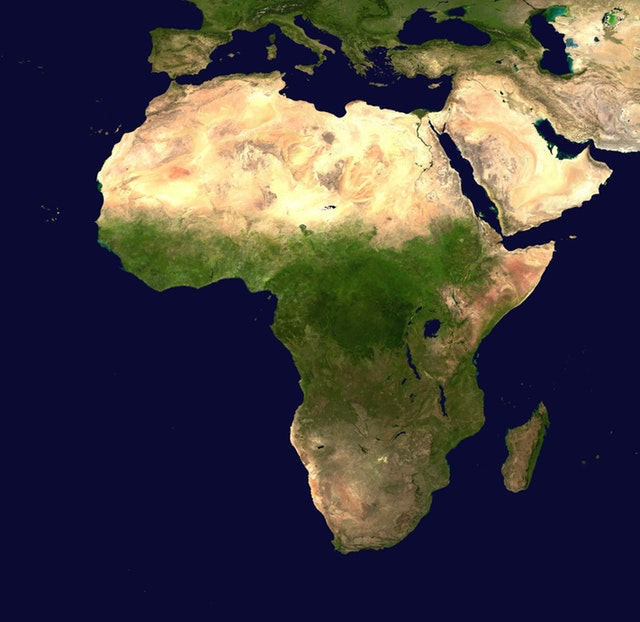
#> input picture Src/map.jpg, 640 x 622 px, found by its file name
$ python contexhull.py
#> lines starting #> are read from the running program, lines starting #| are printed output that depends on the picture; after the words box and inside, x2 and y2 are one past the last pixel; in counts of white or black regions, pixels touching at a corner belong together
import cv2
import numpy as np

#convexhull:dışnukey örtü
img=cv2.imread("C:\OpenCV\OpenCv_Uygulamar_1\Src\map.jpg")
#> img is the input picture: shape (622, 640, 3); mean B, G, R 66.4, 64, 68.6
gray=cv2.cvtColor(img,cv2.COLOR_BGR2GRAY)
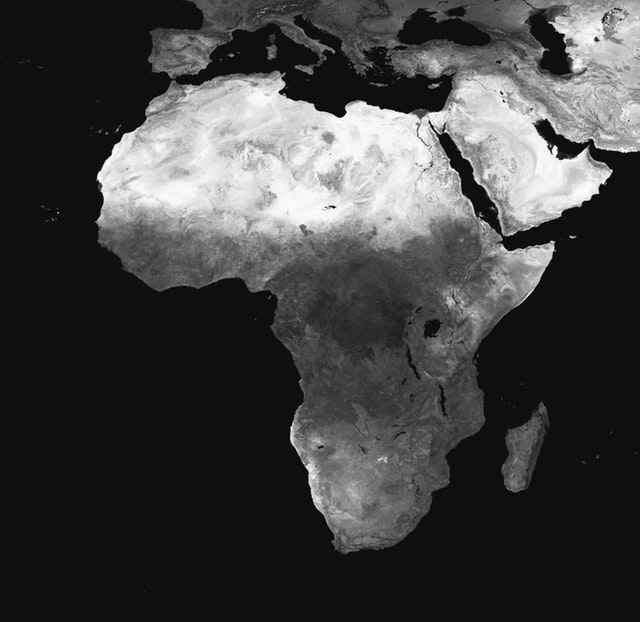
#> gray: shape (622, 640); min 1, max 253, mean 65.7
blur=cv2.blur(gray,(3,3))
ret,thresh=cv2.threshold(blur,75,255,cv2.THRESH_BINARY)
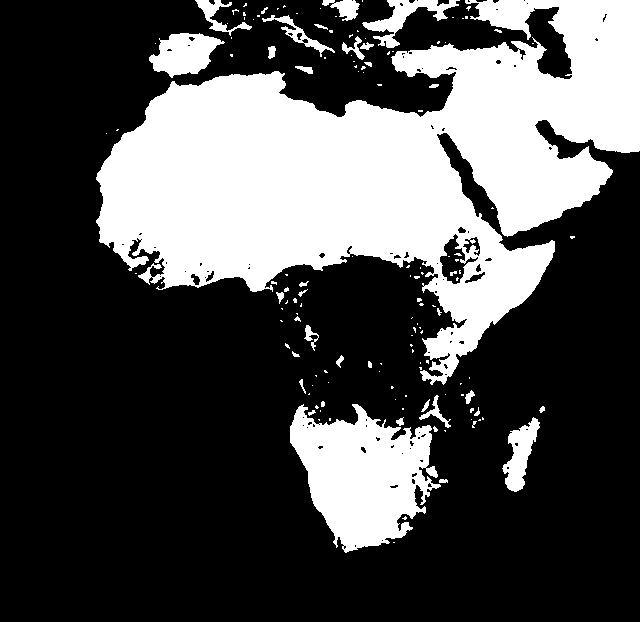
#> thresh: shape (622, 640); 31% white; 143 white regions (107 under 20 px)

contours,hierarchy=cv2.findContours(thresh,cv2.RETR_TREE,cv2.CHAIN_APPROX_SIMPLE)
#> contours = 232 contours, 189 with area under 20; largest, box (x1, y1, x2, y2) and area: (96, 0, 640, 385) 101184, (290, 404, 441, 553) 13390, (149, 33, 225, 78) 2024, (502, 417, 540, 492) 1284, (362, 0, 460, 48) 1250

hull=[]

for i in range(len(contours)):#kontur değerleri tespit edildi ve listeye eklendi.
    hull.append(cv2.convexHull(contours[i],False))
#> after the loop, hull = 232 contours, 181 with area under 20; largest, box (x1, y1, x2, y2) and area: (96, 0, 640, 385) 145519, (290, 404, 441, 553) 16598, (362, 0, 460, 48) 2830, (149, 33, 225, 78) 2374, (502, 417, 540, 492) 1702


background=np.zeros((thresh.shape[0],thresh.shape[1],3),np.uint8)#Siyah bir tuval oluşturuldu.
for i in range(len(contours)):
    cv2.drawContours(background,contours,i,(255,0,0),3,8,hierarchy)#coun8 kesintisiz çizgi
    cv2.drawContours(background,hull,i,(0,255,0),1,8,hierarchy)#hulun tuttuğu değerler çizdirildi.
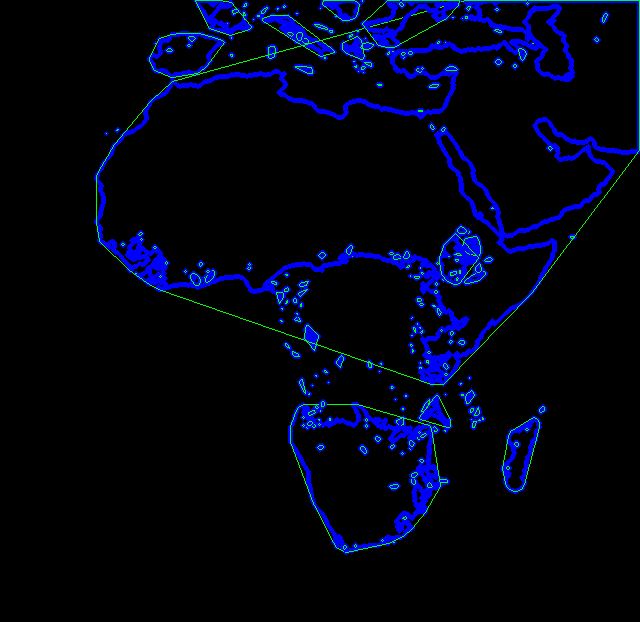
#> background: shape (622, 640, 3); mean of channels 0, 1, 2 20, 3.2, 0; drawn as B, G, R
#print(hull)
#0,1,2,3,4,5

cv2.imshow("orijinal",img)
"""

cv2.imshow("gray",gray)
cv2.imshow("blur",blur)
cv2.imshow("thresh",thresh)
"""
cv2.imshow("Image",background)
cv2.waitKey(0)
cv2.destroyAllWindows()
